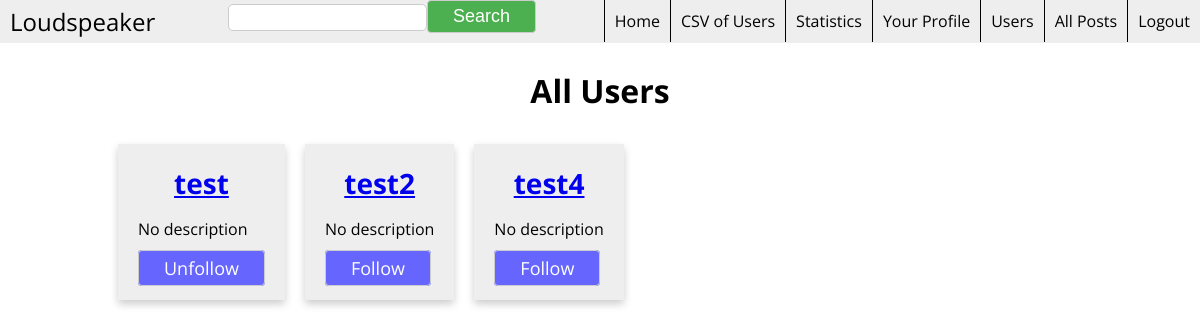
Page /users (signed in) on the committed database.
### app/models.py (models this page shows, shortened)
class User(db.Model):
    id = db.Column(db.Integer, primary_key = True)
    username = db.Column(db.String(64), index=True, unique=True)
    nickname = db.Column(db.String(64), index=True, unique = False)
    firstname = db.Column(db.String(64), index=True, unique = False)
    lastname = db.Column(db.String(64), index=True, unique=False)
    password = db.Column(db.String(120), index = True, unique = False)
    email = db.Column(db.String(120), index=True, unique=True)
    posts = db.relationship('Post', backref = 'author', lazy = 'dynamic')
    about_me = db.Column(db.String(140))
    last_seen = db.Column(db.DateTime)
    is_admin = db.Column(db.Boolean)
    followed = db.relationship('User',
                               secondary=followers,
                               primaryjoin=(followers.c.follower_id == id),
                               secondaryjoin=(followers.c.followed_id == id),
                               backref=db.backref('followers', lazy='dynamic'),
                               lazy='dynamic')
    @property
    def is_authenticated(self):
        return True

### app/views.py (the view)
@app.route('/users')
def users():
    users = User.query.all()
    users.remove(g.user)
    return render_template('users.html', users=users, u=g.user, title='Users')

### app/forms.py
class SearchForm(Form):
    search = StringField('search', validators=[DataRequired()])

### app/views.py (called while the page is built)
@lm.user_loader
def load_user(id):
    return User.query.get(int(id))

@app.before_request
def before_request():
    g.user = current_user
    if g.user.is_authenticated:
        g.user.last_seen = datetime.utcnow()
        db.session.add(g.user)
        db.session.commit()
        g.search_form = SearchForm()

### app/templates/users.html
{% extends "base.html" %}
{% block content %}
<h1>All Users</h1>
<div class="flex">
  {% for user in users %}
  <div class="card">
    <a href="{{ url_for('user', username=user.username) }}" class="title">{{ user.nickname }}</a>
    <p>
    {% if user.about_me %}
    {{ user.about_me }}
    {% else %}
    No description
    {% endif %}
    </p>
    {% if user in u.followed %}
    <a href="{{ url_for('unfollow', username=user.username) }}" class="follow-btn">Unfollow</a>
    {% else %}
    <a href="{{ url_for('follow', username=user.username) }}" class="follow-btn">Follow</a>
    {% endif %}
  </div>
  {% endfor %}
</div>
{% endblock %}

### app/static/css/style.css (style rules this page uses)
body { font-family: "Open Sans", sans-serif; text-align: center; }
.flex { margin: 20px 50px; padding 10px; display: flex; flex-flow: row wrap; }
.card { padding: 20px; margin: 10px; text-align: left; background-color: #eeeeee; box-shadow: 0 4px 8px 0 rgba(0,0,0,0.2); display: inline-block; max-width: 40%; word-wrap: break-word; }
.title { font-size: 28px; font-weight: bold; display: block; width: 100%; text-align: center; }
input[type=text], input[type=password] { display: inline-block; border: 1px solid #cccccc; border-radius: 5px; padding: 5px 10px; }
.follow-btn { background-color: #6666ff; color: white; font-size: 18px; padding: 5px 25px; border: 1px solid #ccc; border-radius: 4px; cursor: pointer; text-decoration: none; }

### rows in the picture
User: nickname "test", shows "No description"
User: nickname "test2", shows "No description"
User: nickname "test4", shows "No description"
